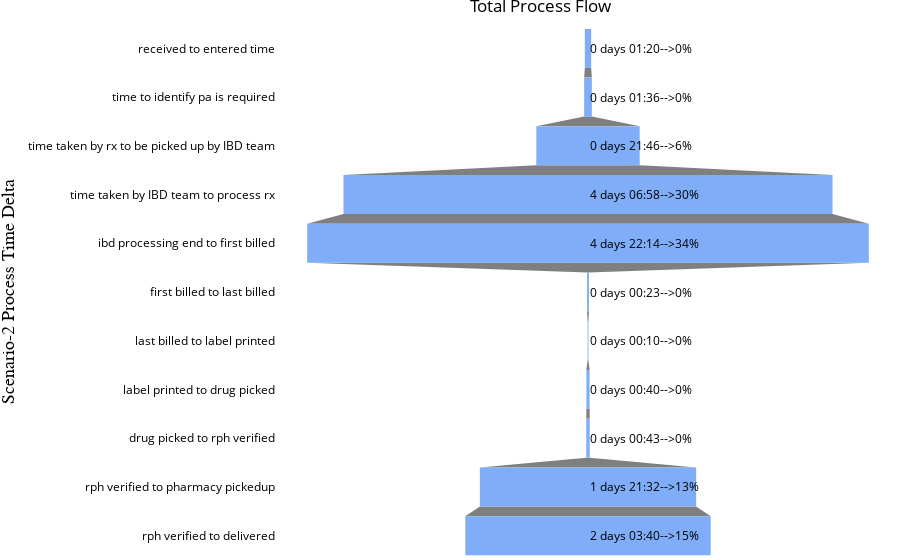

Notebook code for this chart:
### Code cell
row_wise_percent_df = scenario_2_df_time[scenario_2_df_time.columns[:-1]]

row_wise_percent_df = row_wise_percent_df.div(row_wise_percent_df.sum(axis=1), axis=0).round(2)
row_wise_percent_df = row_wise_percent_df.replace(np.nan,0)
try:
    row_wise_percent_df = row_wise_percent_df.multiply(100).astype(int)
except:
    pass
# row_wise_percent_df = row_wise_percent_df.multiply(100).astype(int)

scenario_2_df_time_object = scenario_2_df_time.copy()

for i in scenario_2_df_time_object.columns:
    scenario_2_df_time_object[i] = scenario_2_df_time_object[i].astype(str)
    
for idx, val in enumerate(row_wise_percent_df.index):
    values_to_be_used = scenario_2_df_time.values.tolist()[idx]
    variable_names = scenario_2_df_time.columns
    #variable_names = [x[12:] for x in variable_names]

    annotation_names = scenario_2_df_time_object.values.tolist()[idx]
    annotation_names = [x[:-3] for x in annotation_names]


    per_annot = row_wise_percent_df.values.tolist()[idx]

    fig = make_subplots()

    fig.add_trace(
        go.Funnel(
        y = variable_names[:-1],
        x = values_to_be_used[:-1],
        textposition='none',
            marker = {"color": [blue_color, blue_color, blue_color, blue_color, blue_color,\
                           blue_color, blue_color, blue_color,blue_color, blue_color, blue_color]}))


    for i,y,k in zip(variable_names[:-1],annotation_names[:-1],per_annot):
        fig.add_annotation(y=i,xanchor='left',
                    text=y+'-->'+str(k)+'%',align='right',showarrow=False)

    fig.update_layout(margin={"r":0,"t":24,"l":0,"b":0},paper_bgcolor='rgb(255,255,255)',plot_bgcolor='rgba(0,0,0,0)',
                      title={'text':str(val)+' Process Flow','xanchor': 'center','x':0.6
    },font=dict(color='black'),

    xaxis=dict(
        title='x Axis',
        titlefont=dict(
            family='Arial',
            size=18,
            color='Black'
        )
    ),
    yaxis=dict(
        title='Scenario-2 Process Time Delta',
        titlefont=dict(
            family='Arial',
            size=18,
            color='black'
        )
    ))

#     fig.show()
    fig.write_image(output_distribution_sce_2+str(val)+"_overall.png") #pip install -U kaleido & restart jupyter

fig.show()

### Figure 1 — Plotly figure (JSON) as saved in the notebook; plotly's stock layout.template omitted (floating-point values rounded to 4 significant figures)
{"data": [{"marker": {"color": ["#80ADF7", "#80ADF7", "#80ADF7", "#80ADF7", "#80ADF7", "#80ADF7", "#80ADF7", "#80ADF7", "#80ADF7", "#80ADF7", "#80ADF7"]}, "textposition": "none", "type": "funnel", "x": [4800000000000, 5814000000000, 78364000000000, 370699000000000, 425682000000000, 1430000000000, 656000000000, 2409000000000, 2605000000000, 163945000000000, 186050000000000], "y": ["received to entered time", "time to identify pa is required", "time taken by rx to be picked up by IBD team", "time taken by IBD team to process rx", "ibd processing end to first billed", "first billed to last billed", "last billed to label printed", "label printed to drug picked", "drug picked to rph verified", "rph verified to pharmacy pickedup", "rph verified to delivered"]}], "layout": {"annotations": [{"align": "right", "showarrow": false, "text": "0 days 01:20-->0%", "xanchor": "left", "y": "received to entered time"}, {"align": "right", "showarrow": false, "text": "0 days 01:36-->0%", "xanchor": "left", "y": "time to identify pa is required"}, {"align": "right", "showarrow": false, "text": "0 days 21:46-->6%", "xanchor": "left", "y": "time taken by rx to be picked up by IBD team"}, {"align": "right", "showarrow": false, "text": "4 days 06:58-->30%", "xanchor": "left", "y": "time taken by IBD team to process rx"}, {"align": "right", "showarrow": false, "text": "4 days 22:14-->34%", "xanchor": "left", "y": "ibd processing end to first billed"}, {"align": "right", "showarrow": false, "text": "0 days 00:23-->0%", "xanchor": "left", "y": "first billed to last billed"}, {"align": "right", "showarrow": false, "text": "0 days 00:10-->0%", "xanchor": "left", "y": "last billed to label printed"}, {"align": "right", "showarrow": false, "text": "0 days 00:40-->0%", "xanchor": "left", "y": "label printed to drug picked"}, {"align": "right", "showarrow": false, "text": "0 days 00:43-->0%", "xanchor": "left", "y": "drug picked to rph verified"}, {"align": "right", "showarrow": false, "text": "1 days 21:32-->13%", "xanchor": "left", "y": "rph verified to pharmacy pickedup"}, {"align": "right", "showarrow": false, "text": "2 days 03:40-->15%", "xanchor": "left", "y": "rph verified to delivered"}], "font": {"color": "black"}, "margin": {"b": 0, "l": 0, "r": 0, "t": 24}, "paper_bgcolor": "rgb(255,255,255)", "plot_bgcolor": "rgba(0,0,0,0)", "title": {"text": "Total Process Flow", "x": 0.6, "xanchor": "center"}, "xaxis": {"anchor": "y", "domain": [0, 1], "title": {"font": {"color": "Black", "family": "Arial", "size": 18}, "text": "x Axis"}}, "yaxis": {"anchor": "x", "domain": [0, 1], "title": {"font": {"color": "black", "family": "Arial", "size": 18}, "text": "Scenario-2 Process Time Delta"}}}}
